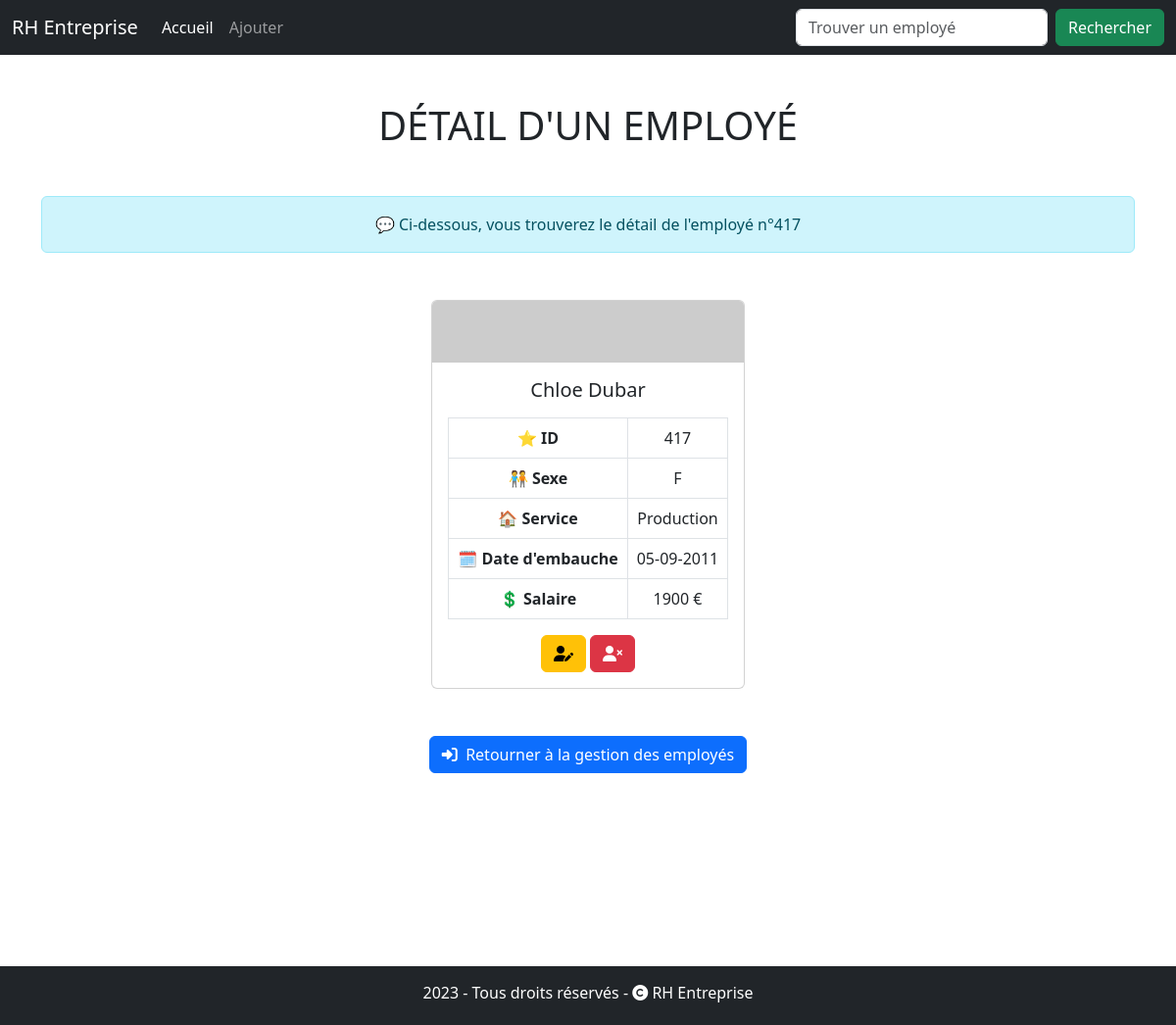
Screenshot of /?op=select&id=417 with the database file from the repository.
### tables this page shows
CREATE TABLE employes (
  id_employes INT NOT NULL AUTO_INCREMENT,
  prenom VARCHAR(20) NOT NULL,
  nom VARCHAR(20) NOT NULL,
  sexe ENUM('m','f') NOT NULL,
  service VARCHAR(30) NOT NULL,
  date_embauche DATE NOT NULL,
  salaire INT NOT NULL,
  PRIMARY KEY (id_employes)
);

### controller/Controller.php (called while the page is built, shortened)
<?php
class Controller {
    private $dbEntityRepository;
    public function __construct() {
        $this->dbEntityRepository = new \model\EntityRepository;
    }
    public function handleRequest() {
        $op = isset($_GET['op']) ? $_GET['op'] : 'list';
        try {
            if($op === 'add' || $op === 'update')
                $this->save($op);
            elseif($op === 'select')
                $this->select();
            elseif($op === 'delete')
                $this->delete();
            elseif($op === 'search')
                $this->search();
            elseif($op === 'list')
                $this->selectAll();
            else
                throw new Exception("La page n'a pas été trouvé :(", 404);
        } catch (\Exception $e) {
            echo '<div style="width: 400px; padding: 15px; background: #CCE5FF; border-radius: 5px; margin: 0 auto; color: white; text-align: center;">';
            echo "🛑" . $e->getCode() . " " . $e->getMessage();
            echo '</div>';
        }
    }
    public function render($layout, $template, $parameters = []) {
        extract($parameters);
        require_once "views/$template";
        return ob_end_flush();
    }
    public function select() {
        if(!empty($_GET["id"])) {
            $id = $_GET["id"];
            if($this->dbEntityRepository->selectEntityRepo($id)) {
                $this->render("layout.php", "detail_employe.php", [
                    "title" => "DÉTAIL D'UN EMPLOYÉ",
                    "data" => $this->dbEntityRepository->selectEntityRepo($id),
                    "id" => "id_" . $this->dbEntityRepository->table,
                    "message" => "Ci-dessous, vous trouverez le détail de l'employé n°$id"
                ]);
            } else {
                $this->selectAll("🛑 L'employé sélectionné n'existe pas ou l'id n'a pas été trouvé.");
            }
        } else {
            $this->selectAll("🛑 L'employé sélectionné n'existe pas ou l'id n'a pas été trouvé.");
        }
    }
}

### index.php (called while the page is built, shortened)
<?php
$controller = new controller\Controller;
$controller->handleRequest();
?>

### model/EntityRepository.php (called while the page is built, shortened)
<?php
class EntityRepository {
    private $db;
    public $table;
    public function getDb() {
        if(!$this->db) {
            try {
                $xml = simplexml_load_file("app/config.xml");
                $this->table = $xml->table;
                try {
                    $this->db = new \PDO("mysql:host=" . $xml->host . ";dbname=" . $xml->db, $xml->user, $xml->password, [\PDO::ATTR_ERRMODE => \PDO::ERRMODE_EXCEPTION]);
                } catch (\PDOException $e) {
                    echo "<div style='width: 400px; padding: 15px; background: #CCE5FF; border-radius: 5px; margin: 0 auto; color: white; text-align: center;'>";
                    echo "🔴 Une erreur s'est produite : " . $e->getMessage();
                    echo "</div>";
                }
            } catch (\Exception $e) {
                echo "<div style='width: 400px; padding: 15px; background: #CCE5FF; border-radius: 5px; margin: 0 auto; color: white; text-align: center;'>";
                echo "🔴 Une erreur s'est produite : " . $e->getMessage();
                echo "</div>";
            }
        }
        return $this->db;
    }
    public function selectEntityRepo($id) {
        $data = $this->getDb()->query("SELECT * FROM " . $this->table . " WHERE id_" . $this->table . " = " . $id);
        $r = $data->fetch(\PDO::FETCH_ASSOC);
        return $r;
    }
}
?>

### views/detail_employe.php (the view)
<?php
    $date = new DateTime($data['date_embauche']);
?>
<div class="container text-center mt-5">
    <div class="card" style="width: 20rem; margin: 0 auto;">
    <?php if($data["sexe"] === "m"): ?>
        <img src='https://picsum.photos/id/1005/200/150' alt='Photo du salarié' class='card-img-top'>
    <?php else: ?>
        <img src='https://picsum.photos/id/1011/200/150' alt='Photo de la salariée' class='card-img-top'>
    <?php endif; ?>
        <div class="card-body">
            <h5 class="card-title"><?php echo $data["prenom"] . " " . $data["nom"] ?></h5>
            <table class="table table-bordered my-3">
                <tbody>
                    <tr>
                        <th scope="row">⭐ ID</th>
                        <td><?php echo $data["id_employes"] ?></td>
                    </tr>
                    <tr>
                        <th scope="row">🧑‍🤝‍🧑 Sexe</th>
                        <td><?php echo ucfirst($data["sexe"]) ?></td>
                    </tr>
                    <tr>
                        <th scope="row">🏠 Service</th>
                        <td><?php echo ucfirst($data["service"]) ?></td>
                    </tr>
                    <tr>
                        <th scope="row">🗓️ Date d'embauche</th>
                        <td><?php echo $date->format("d-m-Y") ?></td>
                    </tr>
                    <tr>
                        <th scope="row">💲 Salaire</th>
                        <td><?php echo $data["salaire"] . " €" ?></td>
                    </tr>
                </tbody>
            </table>
            <div class="container">
                <a href="?op=update&id=<?php echo $data[$id] ?>" class="btn btn-warning"><i class="fa-sharp fa-solid fa-user-pen"></i></a>
                <a href="?op=delete&id=<?php echo $data[$id] ?>" class="btn btn-danger" onclick="return(confirm('💬 Vous êtes sur le point de supprimer définitivement cet employé. Voulez-vous continuer ?'))"><i class="fa-sharp fa-solid fa-user-xmark"></i></a>
            </div>
        </div>
    </div>
    <div class="container text-center">
        <a href="?op=list" class="btn btn-primary mt-5"><i class="fa-solid fa-right-to-bracket"></i>&nbsp; Retourner à la gestion des employés</a>
    </div>
</div>

### rows the page displays
employes: prenom "Chloe", nom "Dubar", id_employes "417", sexe "F", service "Production", date_embauche "05-09-2011", salaire "1900"

### other values shown
$title "DÉTAIL D'UN EMPLOYÉ"
$message "Ci-dessous, vous trouverez le détail de l'employé n°417"
